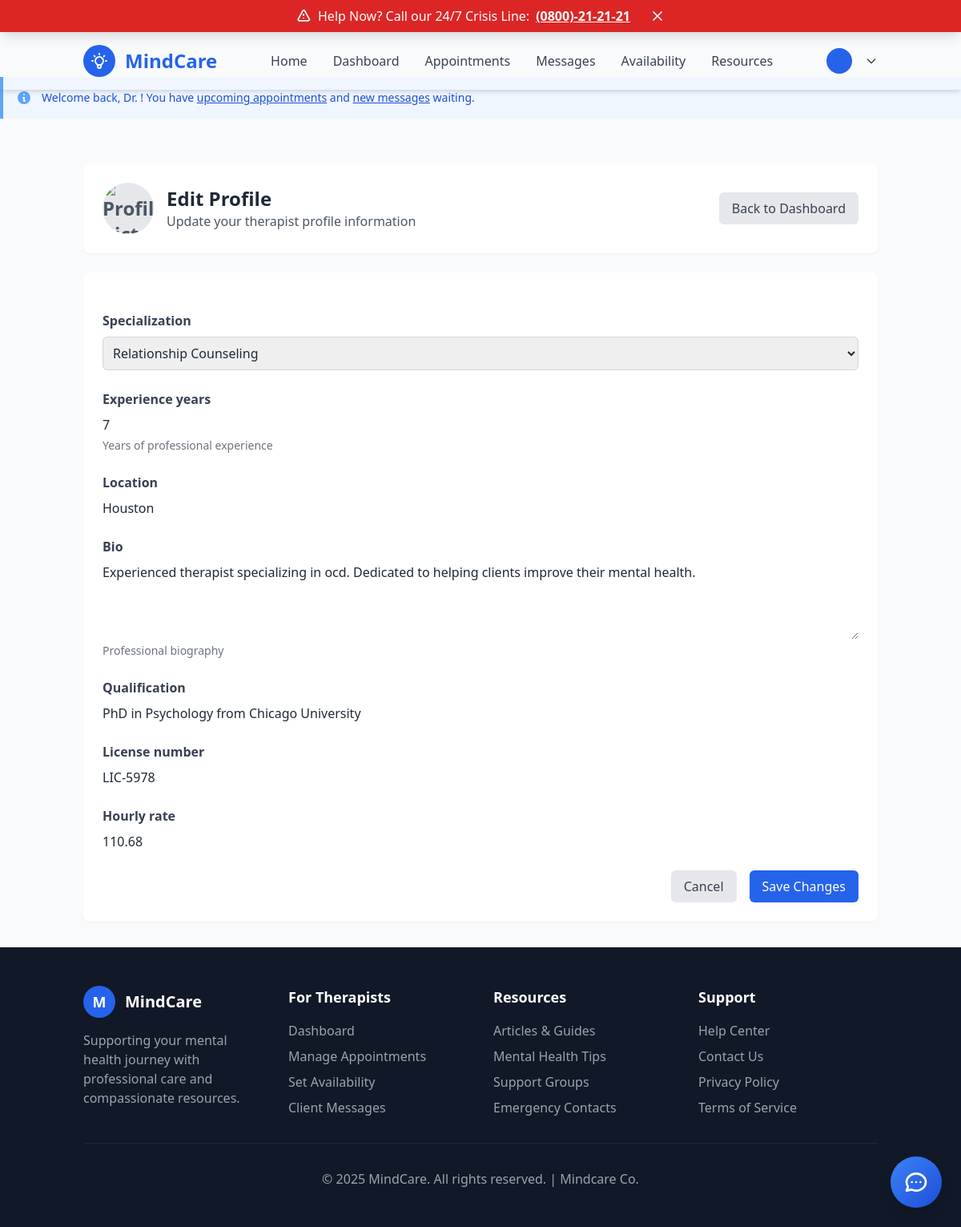
Page /therapists/profile/edit/ (signed in) on the committed database.
### therapists/models.py (models this page shows, shortened)
class TherapistProfile(models.Model):
    SPECIALIZATION_CHOICES = [
        ('anxiety', 'Anxiety Disorders'),
        ('depression', 'Depression'),
        ('trauma', 'Trauma & PTSD'),
        ('relationships', 'Relationship Counseling'),
        ('addiction', 'Addiction Recovery'),
        ('grief', 'Grief & Loss'),
        ('eating_disorders', 'Eating Disorders'),
        ('bipolar', 'Bipolar Disorder'),
        ('ocd', 'OCD'),
        ('adhd', 'ADHD'),
        ('family_therapy', 'Family Therapy'),
        ('child_therapy', 'Child & Adolescent Therapy'),
        ('general', 'General Mental Health'),
    ]
    AVAILABILITY_CHOICES = [
        ('monday', 'Monday'),
        ('tuesday', 'Tuesday'),
        ('wednesday', 'Wednesday'),
        ('thursday', 'Thursday'),
        ('friday', 'Friday'),
        ('saturday', 'Saturday'),
        ('sunday', 'Sunday'),
    ]
    user = models.OneToOneField(User, on_delete=models.CASCADE, related_name='therapist_profile')
    specialization = models.CharField(max_length=50, choices=SPECIALIZATION_CHOICES)
    experience_years = models.IntegerField(
        validators=[MinValueValidator(0), MaxValueValidator(50)],
        help_text="Years of professional experience"
    )
    location = models.CharField(max_length=200)
    bio = models.TextField(blank=True, help_text="Professional biography")
    qualification = models.CharField(max_length=200, blank=True)
    license_number = models.CharField(max_length=50, blank=True)
    hourly_rate = models.DecimalField(max_digits=6, decimal_places=2, blank=True, null=True)
    available_days = models.CharField(
        max_length=100,
        blank=True,
        help_text="Comma-separated list of available days"
    )
    available_times = models.CharField(
        max_length=200,
        blank=True,
        help_text="Available time slots (e.g., 9:00-17:00)"
    )
    is_available = models.BooleanField(default=True)
    created_at = models.DateTimeField(auto_now_add=True)
    updated_at = models.DateTimeField(auto_now=True)
    class Meta:
        ordering = ['-created_at']
        verbose_name = "Therapist Profile"
        verbose_name_plural = "Therapist Profiles"

### therapists/views.py (the view)
# urls.py: path('profile/edit/', views.therapist_profile_edit, name='therapist_profile_edit'),
@login_required
def therapist_profile_edit(request):
    if request.user.role != 'therapist':
        messages.error(request, 'Access denied. Therapists only.')
        return redirect('accounts:landing')
    therapist_profile = get_object_or_404(TherapistProfile, user=request.user)
    if request.method == 'POST':
        form = TherapistProfileForm(request.POST, instance=therapist_profile)
        if form.is_valid():
            form.save()
            create_activity_log(
                therapist=therapist_profile,
                activity_type='profile_updated',
                description='Profile information updated'
            )
            messages.success(request, 'Profile updated successfully!')
            return redirect('therapists:therapist_dashboard')
    else:
        form = TherapistProfileForm(instance=therapist_profile)
    context = {'form': form, 'therapist': therapist_profile}
    return render(request, 'therapists/therapist_profile_edit.html', context)

### therapists/forms.py
class TherapistProfileForm(forms.ModelForm):
    class Meta:
        model = TherapistProfile
        fields = ['specialization', 'experience_years', 'location', 'bio', 'qualification', 'license_number', 'hourly_rate']
        widgets = {
            'bio': forms.Textarea(attrs={'rows': 4}),
        }

### templates/therapists/therapist_profile_edit.html (shortened to what this page needs)
{% extends "base.html" %}
{% load static %}
{% block extra_head %}
    <link href="https://cdn.jsdelivr.net/npm/tailwindcss@2.2.19/dist/tailwind.min.css" rel="stylesheet">
{% endblock %}
{% block content %}
    <div class="container mx-auto px-4 py-8">
        <div class="bg-white shadow-sm rounded-lg p-6 mb-6">
            <div class="flex items-center justify-between">
                <div class="flex items-center">
                    <div class="w-16 h-16 rounded-full bg-gray-200 flex items-center justify-center text-2xl font-bold text-gray-600">
                        <img src="{% if therapist.profile_picture %}{{ therapist.profile_picture.url }}{% else %}{% static 'images/default-profile.png' %}{% endif %}" alt="Profile Picture" class="w-full h-full rounded-full object-cover">
                    </div>
                    <div class="ml-4">
                        <h1 class="text-2xl font-bold text-gray-800">Edit Profile</h1>
                        <p class="text-gray-600">Update your therapist profile information</p>
                    </div>
                </div>
                <a href="{% url 'therapists:therapist_dashboard' %}" class="bg-gray-200 text-gray-700 px-4 py-2 rounded-md hover:bg-gray-300">
                    Back to Dashboard
                </a>
            </div>
        </div>
        <div class="bg-white shadow-sm rounded-lg p-6">
            <form method="POST" enctype="multipart/form-data" class="space-y-6">
                {% for field in form %}
                    <div class="flex flex-col">
                        <label for="{{ field.id_for_label }}" class="text-gray-700 font-semibold mb-2">{{ field.label }}</label>
                        {% if field.field.widget.input_type == 'file' %}
                            <input type="{{ field.field.widget.input_type }}" name="{{ field.name }}" id="{{ field.id_for_label }}" class="border border-gray-300 rounded-md p-2 focus:outline-none focus:ring-2 focus:ring-blue-500">
                            {% if field.value %}
                                <p class="text-gray-500 text-sm mt-1">Current: {{ field.value }}</p>
                            {% endif %}
                        {% elif field.field.widget.input_type == 'select' %}
                            <select name="{{ field.name }}" id="{{ field.id_for_label }}" class="border border-gray-300 rounded-md p-2 focus:outline-none focus:ring-2 focus:ring-blue-500">
                                {% for value, label in field.field.choices %}
                                    <option value="{{ value }}" {% if value == field.value %}selected{% endif %}>{{ label }}</option>
                                {% endfor %}
                            </select>
                        {% else %}
                            {{ field }}
                        {% endif %}
                        {% if field.help_text %}
                            <p class="text-gray-500 text-sm mt-1">{{ field.help_text }}</p>
                        {% endif %}
                    </div>
                {% endfor %}
                <div class="flex justify-end space-x-4">
                    <a href="{% url 'therapists:therapist_dashboard' %}" class="bg-gray-200 text-gray-700 px-4 py-2 rounded-md hover:bg-gray-300">
                        Cancel
                    </a>
                    <button type="submit" class="bg-blue-600 text-white px-4 py-2 rounded-md hover:bg-blue-700">
                        Save Changes
                    </button>
                </div>
            </form>
        </div>
    </div>
{% endblock %}

### rows in the picture
TherapistProfile: specialization "Relationship Counseling", form "7" "Houston" "Experienced therapist specializing in ocd. Dedicated to helping clients improve their mental health." "PhD in Psychology from Chicago University" "LIC-5978" "110.68"

### other values in the picture
{{ field.label }} "Specialization" "Experience years" "Location" "Bio" "Qualification" "License number" "Hourly rate"
{{ field.help_text }} "Years of professional experience" "Professional biography"
